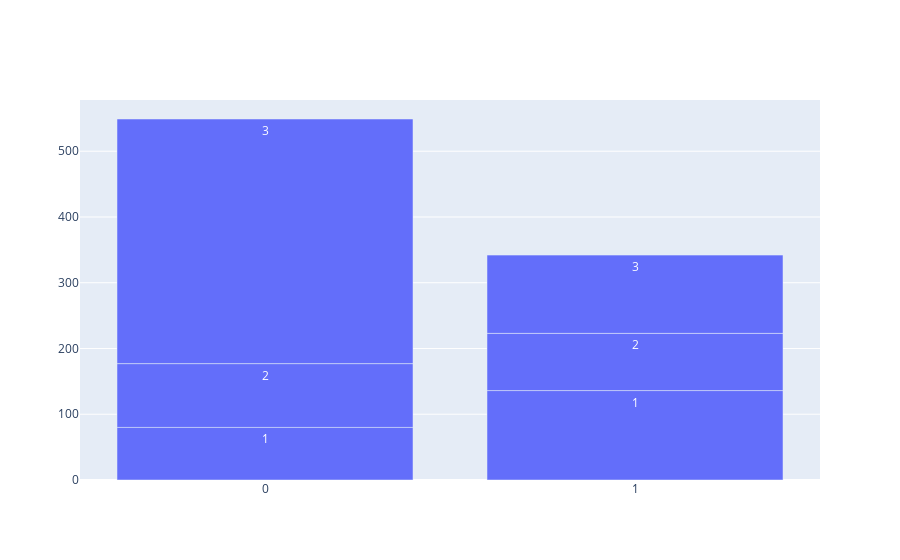

Notebook source saved alongside this figure:
### Code cell
go.Figure(
    go.Bar(
        x=check_count_survived_pclass['Survived'],
        y=check_count_survived_pclass[0],
        text=check_count_survived_pclass['Pclass'],
        textposition='auto'
    )
)

### Figure 1 — Plotly figure (JSON) as saved in the notebook; plotly's stock layout.template omitted (floating-point values rounded to 4 significant figures)
{"data": [{"text": [1.0, 2.0, 3.0, 1.0, 2.0, 3.0], "textposition": "auto", "x": [0, 0, 0, 1, 1, 1], "y": [80, 97, 372, 136, 87, 119], "type": "bar"}], "layout": {}}
